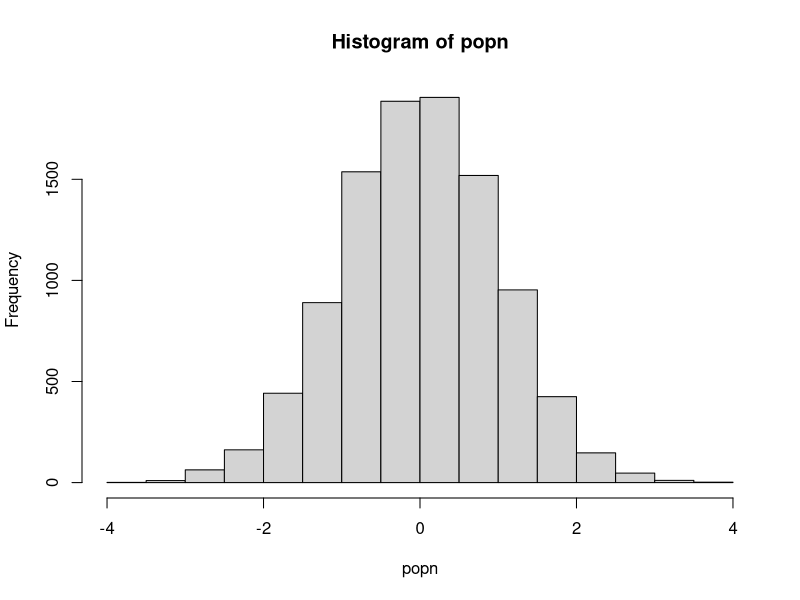

This chart was generated by the following R code:



######### Functions ##########

## A function to take a sample of size n from a population "popn" and return its mean
myexperiment <- function(popn, n) {
  pop_sample <- sample(popn, n, replace = FALSE)
  return(mean(pop_sample))
}

## Calculate means using a FOR loop on a vector without preallocation:
loopy_sample1 <- function(popn, n, num) {
  result1 <- vector() #Initialize empty vector of size 1 
  for(i in 1:num) {
    result1 <- c(result1, myexperiment(popn, n))
  }
  return(result1)
}

## To run "num" iterations of the experiment using a FOR loop on a vector with preallocation:
loopy_sample2 <- function(popn, n, num) {
  result2 <- vector(,num) #Preallocate expected size
  for(i in 1:num) {
    result2[i] <- myexperiment(popn, n)
  }
  return(result2)
}

## To run "num" iterations of the experiment using a FOR loop on a list with preallocation:
loopy_sample3 <- function(popn, n, num) {
  result3 <- vector("list", num) #Preallocate expected size
  for(i in 1:num) {
    result3[[i]] <- myexperiment(popn, n)
  }
  return(result3)
}


## To run "num" iterations of the experiment using vectorization with lapply:
lapply_sample <- function(popn, n, num) {
  result4 <- lapply(1:num, function(i) myexperiment(popn, n))
  return(result4)
}

## To run "num" iterations of the experiment using vectorization with sapply:
sapply_sample <- function(popn, n, num) {
  result5 <- sapply(1:num, function(i) myexperiment(popn, n))
  return(result5)
}

#set.seed(12345)
set.seed(124)
popn <- rnorm(10000) # Generate the population
hist(popn)

# n <- 100 # sample size for each experiment
n <- 300 # sample size for each experiment

num <- 10000 # Number of times to rerun the experiment

print("Using loops without preallocation on a vector took:" )
print(system.time(loopy_sample1(popn, n, num)))

print("Using loops with preallocation on a vector took:" )
print(system.time(loopy_sample2(popn, n, num)))

print("Using loops with preallocation on a list took:" )
print(system.time(loopy_sample3(popn, n, num)))

print("Using the vectorized sapply function (on a list) took:" )
print(system.time(sapply_sample(popn, n, num)))

print("Using the vectorized lapply function (on a list) took:" )
print(system.time(lapply_sample(popn, n, num)))

